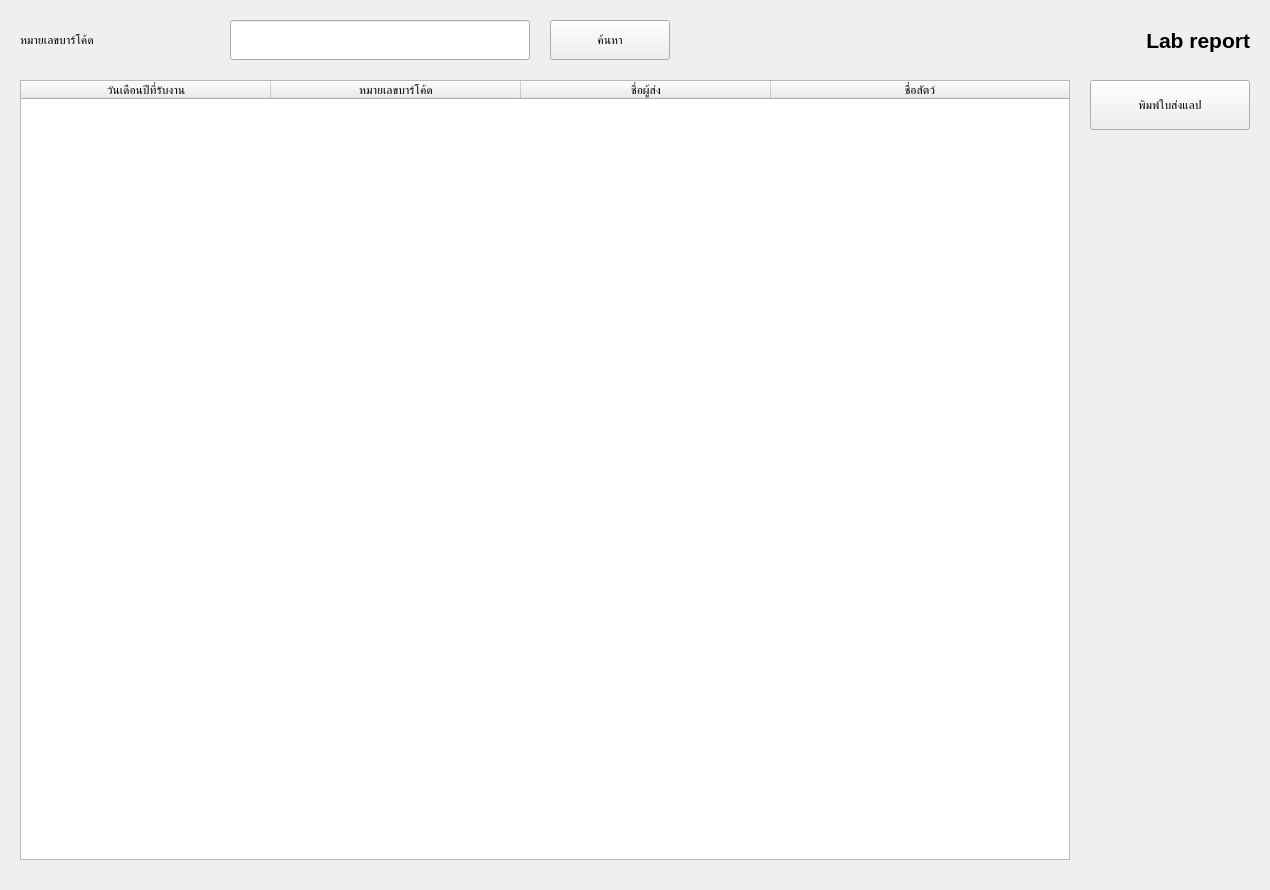
<?xml version="1.0" encoding="UTF-8"?>
<ui version="4.0">
 <class>lab_report_MainWindow</class>
 <widget class="QWidget" name="lab_report_MainWindow">
  <property name="geometry">
   <rect>
    <x>0</x>
    <y>0</y>
    <width>1270</width>
    <height>890</height>
   </rect>
  </property>
  <property name="windowTitle">
   <string>Lab Report</string>
  </property>
  <widget class="QLabel" name="label_barcode_search">
   <property name="geometry">
    <rect>
     <x>20</x>
     <y>20</y>
     <width>200</width>
     <height>40</height>
    </rect>
   </property>
   <property name="text">
    <string>หมายเลขบาร์โค้ด</string>
   </property>
  </widget>
  <widget class="QLineEdit" name="search_input">
   <property name="geometry">
    <rect>
     <x>230</x>
     <y>20</y>
     <width>300</width>
     <height>40</height>
    </rect>
   </property>
  </widget>
  <widget class="QPushButton" name="search_button">
   <property name="geometry">
    <rect>
     <x>550</x>
     <y>20</y>
     <width>120</width>
     <height>40</height>
    </rect>
   </property>
   <property name="text">
    <string>ค้นหา</string>
   </property>
  </widget>
  <widget class="QLabel" name="label_title">
   <property name="geometry">
    <rect>
     <x>1050</x>
     <y>20</y>
     <width>200</width>
     <height>40</height>
    </rect>
   </property>
   <property name="font">
    <font>
     <pointsize>16</pointsize>
     <bold>true</bold>
    </font>
   </property>
   <property name="text">
    <string>Lab report</string>
   </property>
   <property name="alignment">
    <set>Qt::AlignmentFlag::AlignRight|Qt::AlignmentFlag::AlignTrailing|Qt::AlignmentFlag::AlignVCenter</set>
   </property>
  </widget>
  <widget class="QTableWidget" name="result_table">
   <property name="geometry">
    <rect>
     <x>20</x>
     <y>80</y>
     <width>1050</width>
     <height>780</height>
    </rect>
   </property>
   <property name="selectionBehavior">
    <enum>QAbstractItemView::SelectionBehavior::SelectRows</enum>
   </property>
   <attribute name="horizontalHeaderDefaultSectionSize">
    <number>250</number>
   </attribute>
   <attribute name="horizontalHeaderStretchLastSection">
    <bool>true</bool>
   </attribute>
   <column>
    <property name="text">
     <string>วันเดือนปีที่รับงาน</string>
    </property>
   </column>
   <column>
    <property name="text">
     <string>หมายเลขบาร์โค้ด</string>
    </property>
   </column>
   <column>
    <property name="text">
     <string>ชื่อผู้ส่ง</string>
    </property>
   </column>
   <column>
    <property name="text">
     <string>ชื่อสัตว์</string>
    </property>
   </column>
  </widget>
  <widget class="QPushButton" name="print_button">
   <property name="geometry">
    <rect>
     <x>1090</x>
     <y>80</y>
     <width>160</width>
     <height>50</height>
    </rect>
   </property>
   <property name="text">
    <string>พิมพ์ใบส่งแลป</string>
   </property>
  </widget>
 </widget>
 <resources/>
 <connections/>
</ui>
